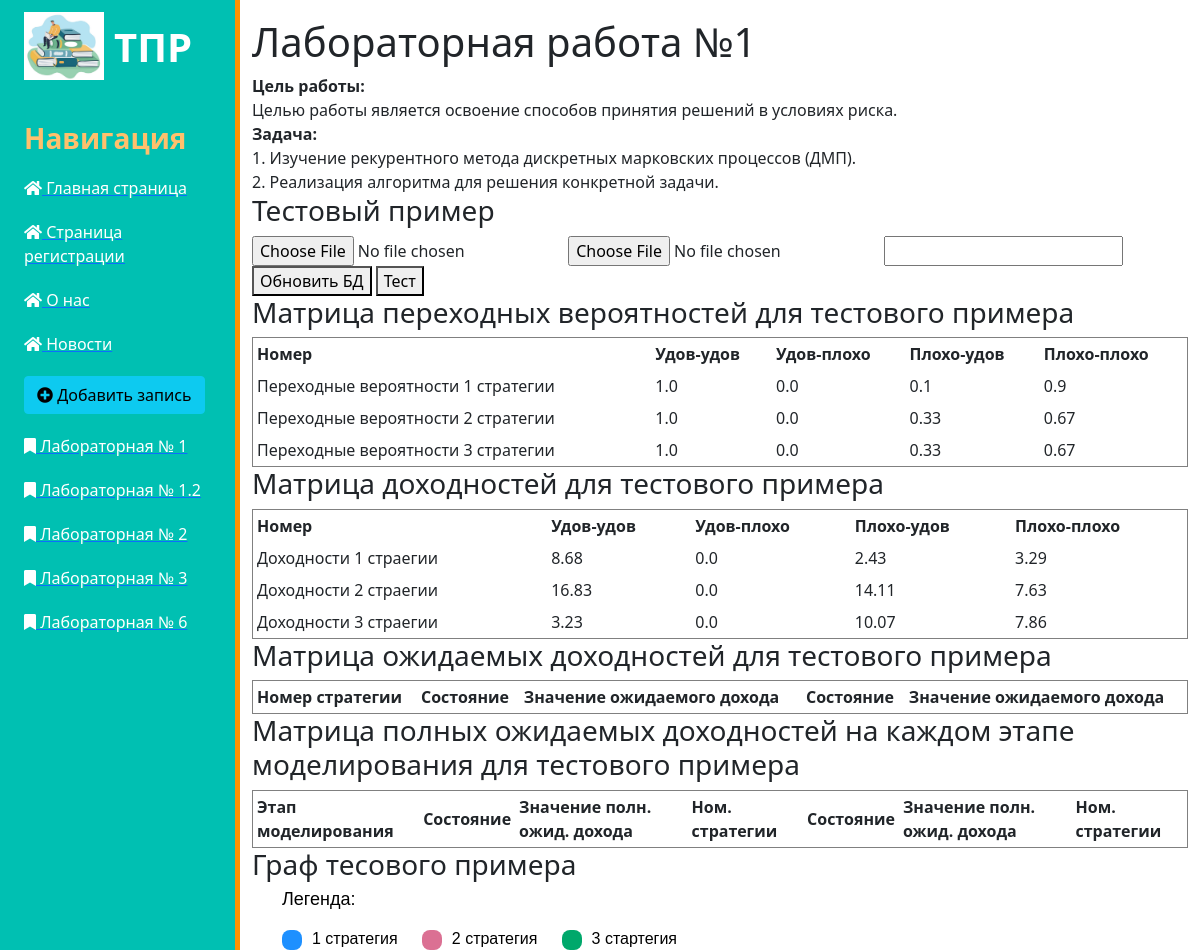
Page /tpr1 on the earlier database version.
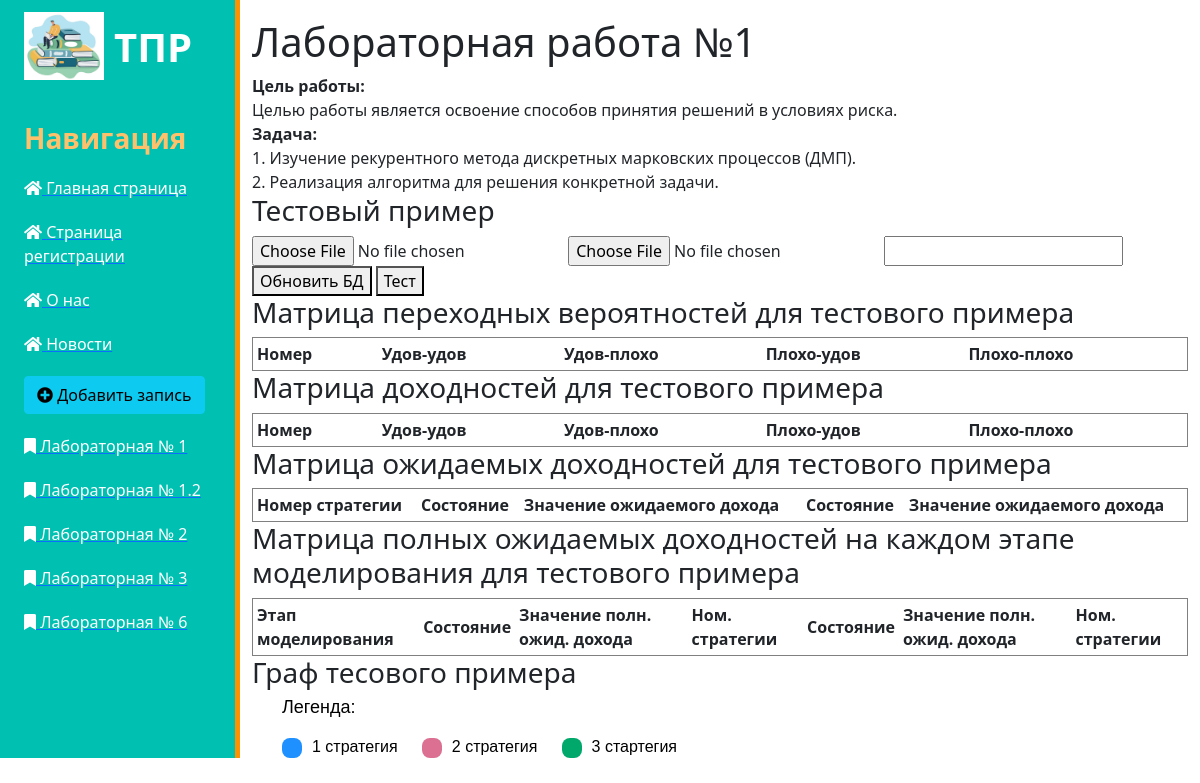
Same page on the later database version.
### main/models.py (models this page shows)
class TprLab1Strategy(models.Model):
    numStrategy = models.CharField(max_length=30, null=True)
    good_good = models.FloatField(null=True)
    good_bad = models.FloatField(null=True)
    bad_good = models.FloatField(null=True)
    bad_bad =  models.FloatField(null=True)
    def __str__(self):
            return str(self.numStrategy)

class TprLab1Dohod(models.Model):
    numDohod = models.CharField(max_length=30, null=True)
    good_good = models.FloatField(null=True)
    good_bad = models.FloatField(null=True)
    bad_good = models.FloatField(null=True)
    bad_bad =  models.FloatField(null=True)
    def __str__(self):
            return str(self.numDohod)

### main/views.py (the view, shortened to what this page needs)
# urls.py: path('tpr1', views.tpr1_upload, name='tpr1'),
def tpr1_upload(request):
    strategys = TprLab1Strategy.objects.all()
    dohods = TprLab1Dohod.objects.all()
    return render(request, 'main/tpr/tpr1.html', {'strats' : strategys, 'dohods': dohods},)

### main/templates/main/tpr/tpr1.html (shortened to what this page needs)
{% extends 'main/layout.html' %}
{% block subject %}ТПР{% endblock %}
{% block labs %}{% include 'main/tpr/tprlabsLinks.html' %}{% endblock %}
{% block script %}
<link rel="stylesheet" href="../static/main/css/tpr2.css" type="text/css">
{% endblock %}
{% block content %}
    <div class="row">
        <h1>Лабораторная работа №1</h1>
        <div class="col-1-4" id="tpr1Goal">Цель работы:</div>
        <div class="col-3-4">Целью работы является освоение способов принятия решений в условиях риска.</div>
        <div class="col-1-4" id="tpr1Task">Задача:</div>
        <div class="col-3-4">1. Изучение рекурентного метода дискретных марковских процессов (ДМП).</div>
        <div class="col-3-4">2. Реализация алгоритма для решения конкретной задачи.</div>
        <form method="post" enctype="multipart/form-data">
            <h3>Тестовый пример</h3>
            <input type="file" name="myfileStrategy">
            <input type="file" name="myfileDohods">
            <input id="numberOfModeling" type="text">
            <button type="submit" id="buttonUpload">Обновить БД</button>
            <button type="button" id="calculateGraph" onclick="calculateGraph1()">Тест</button>
            <h3>Матрица переходных вероятностей для тестового примера</h3>
            <table id="tableStrategys" style="width:100%", border="1", cellpadding="4" cellspacing="0">
                <tr>
                    <th>Номер</th><th>Удов-удов</th><th>Удов-плохо</th><th>Плохо-удов</th><th>Плохо-плохо</th>
                </tr>
                {% for strat in strats %}
                    <tr>
                        <td>{{strat}}</td>
                        <td>{{strat.good_good}}</td>
                        <td>{{strat.good_bad}}</td>
                        <td>{{strat.bad_good}}</td>
                        <td>{{strat.bad_bad}}</td>
                    </tr>
                {% endfor %}
            </table>
            <h3>Матрица доходностей для тестового примера</h3>
            <table id="tableDohods" style="width:100%", border="1", cellpadding="4" cellspacing="0">
                <tr>
                    <th>Номер</th><th>Удов-удов</th><th>Удов-плохо</th><th>Плохо-удов</th><th>Плохо-плохо</th>
                </tr>
                {% for dohod in dohods %}
                    <tr>
                        <td>{{dohod}}</td>
                        <td>{{dohod.good_good}}</td>
                        <td>{{dohod.good_bad}}</td>
                        <td>{{dohod.bad_good}}</td>
                        <td>{{dohod.bad_bad}}</td>
                    </tr>
                {% endfor %}
            </table>
            <h3>Матрица ожидаемых доходностей для тестового примера</h3>
            <table id="tableMatrixOjidDohods" style="width:100%", border="1", cellpadding="4" cellspacing="0">
                <tr>
                    <th>Номер стратегии</th><th>Состояние</th><th>Значение ожидаемого дохода</th><th>Состояние</th><th>Значение ожидаемого дохода</th>
                </tr>
            </table>
            <h3>Матрица полных ожидаемых доходностей на каждом этапе моделирования для тестового примера</h3>
            <table id="tableMatrixPolnOjidDohods" style="width:100%", border="1", cellpadding="4" cellspacing="0">
                <tr>
                    <th>Этап моделирования</th><th>Состояние</th><th>Значение полн. ожид. дохода</th><th>Ном. стратегии</th><th>Состояние</th><th>Значение полн. ожид. дохода</th><th>Ном. стратегии</th>
                </tr>
            </table>
            <h3>Граф тесового примера</h3>
            <div id="canvas">
                <div class="legend">
                    <p class="title">Легенда:</p>
                    <ul class="caption-list">
                      <li class="caption-item">1 стратегия</li>
                      <li class="caption-item">2 стратегия</li>
                      <li class="caption-item">3 стартегия</li>
                    </ul>
                  </div>
            </div>
        </form>
    </div>
{% endblock %}

Differences in the rows shown:
removed TprLab1Strategy: numStrategy "Переходные вероятности 1 стратегии", good_good "1.0", good_bad "0.0", bad_good "0.1", bad_bad "0.9"
removed TprLab1Strategy: numStrategy "Переходные вероятности 2 стратегии", good_good "1.0", good_bad "0.0", bad_good "0.33", bad_bad "0.67"
removed TprLab1Strategy: numStrategy "Переходные вероятности 3 стратегии", good_good "1.0", good_bad "0.0", bad_good "0.33", bad_bad "0.67"
removed TprLab1Dohod: numDohod "Доходности 1 страегии", good_good "8.68", good_bad "0.0", bad_good "2.43", bad_bad "3.29"
removed TprLab1Dohod: numDohod "Доходности 2 страегии", good_good "16.83", good_bad "0.0", bad_good "14.11", bad_bad "7.63"
removed TprLab1Dohod: numDohod "Доходности 3 страегии", good_good "3.23", good_bad "0.0", bad_good "10.07", bad_bad "7.86"
